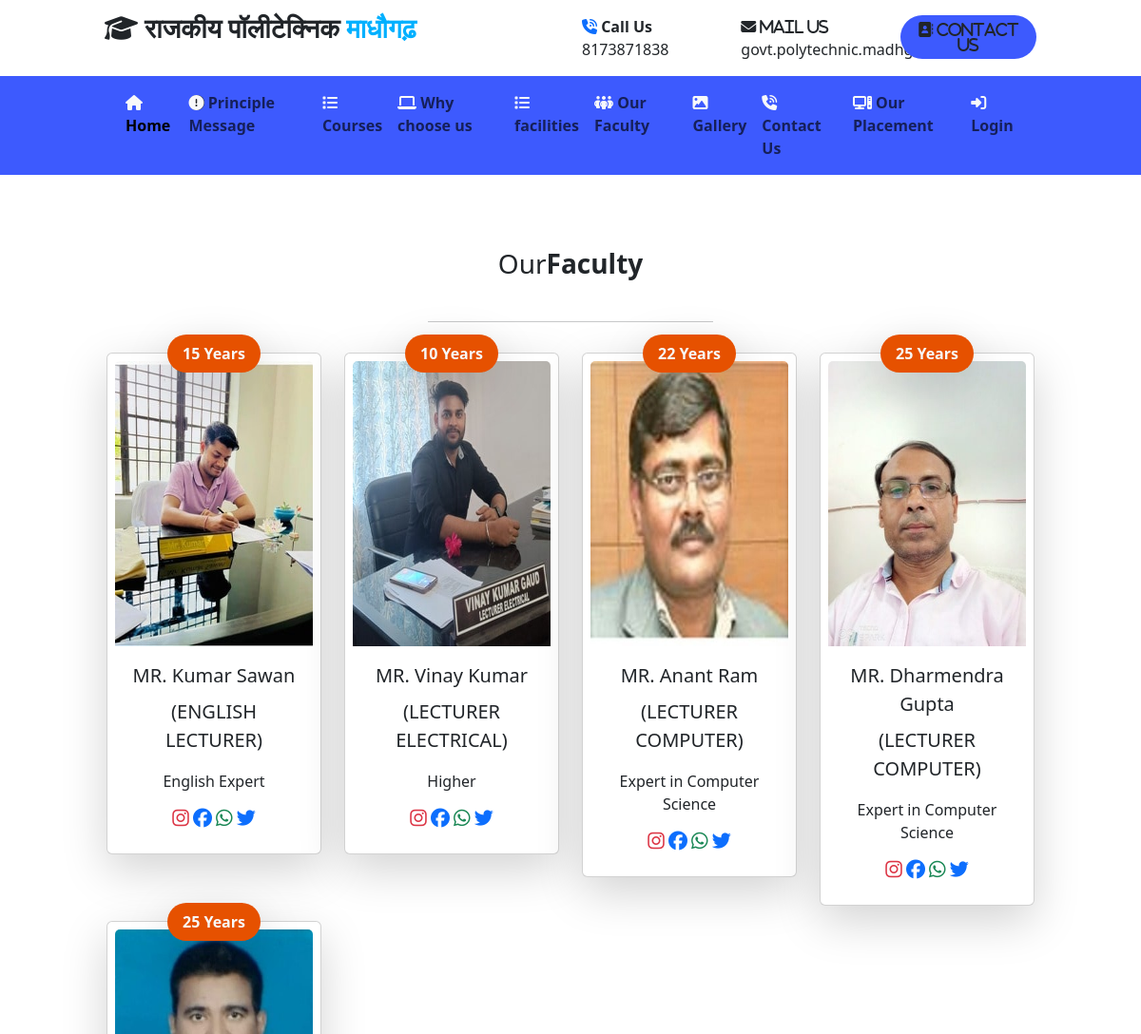
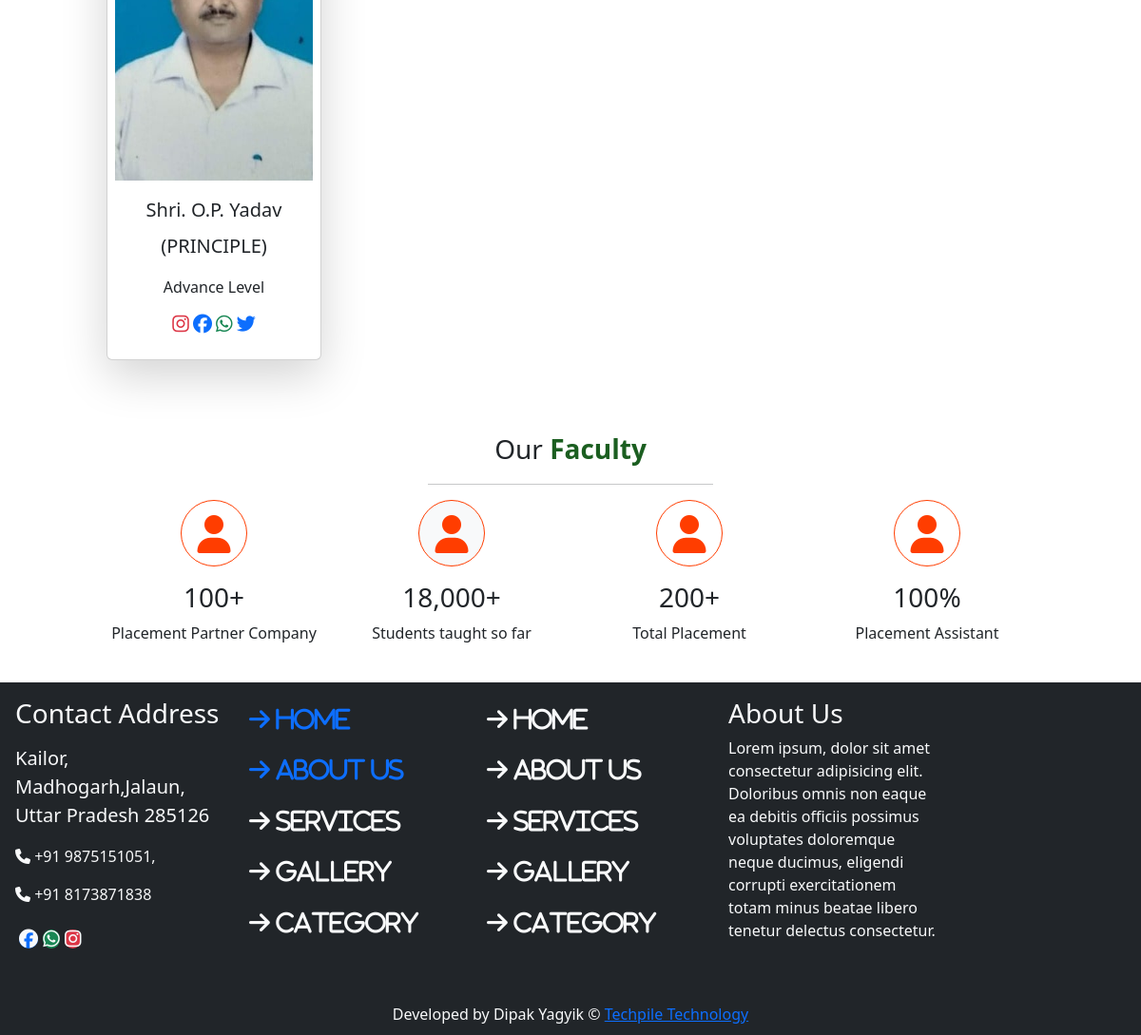
Page /team/ on the committed database (2 pictures, top to bottom).
### user/models.py (models this page shows)
class ourfaculty(models.Model):
    name=models.CharField(max_length=50,null=True)
    picture=models.ImageField(upload_to="static/faculty",null=True)
    qualification=models.CharField(max_length=40,null=True)
    experience=models.CharField(max_length=40,null=True)
    fposts=models.CharField(max_length=80,null=True)

### user/views.py (the view)
# urls.py: path("team/",views.team),
def team(request):
    data=ourfaculty.objects.all()
    d={"fdata":data}
    return render(request,"team.html",d)

### templates/team.html
{% extends 'base.html' %}
{% load static %}
{% block content %}
              <div class="row team py-4 my-4">
                <p class="fs-3 text-center py-4">Our<b class="text-mycolor2">Faculty </b></p>
                  <hr class="w-25 mx-auto">
                  <div class="col-sm-10 mx-auto">
                    <div class="row">
                      {% for x in fdata %}
                        <div class="col-sm-3 pt-3">
                            <div class="card mx-auto shadow-lg p-2 "  >
                              <span class="position-absolute top-0 start-50 translate-middle bg-mycolor2 py-2 px-3 text-light shadow-lg rounded-pill fw-bold">{{x.experience}}</span>
                             <img src="../{{x.picture}}"  class="card-img-top imgteam img-fluid" >
                                <div class="card-body">
                                 <div class="card-title text-center fs-5">{{x.name}}</div>
                                    <p class="card-text text-center fs-5 ">{{x.fposts}}
                                      <div class="text-center">{{x.qualification}}</div>
                                    </p>
                                    <center>
                                    <i class=" text-danger fs-5 rounded-4 fa-brands  fa-brands fa-instagram"></i>
                                    <i class=" text-primary fs-5  rounded-4 fa-brands fa-facebook"></i>
                                    <i class=" text-success fs-5  rounded-4 fa-brands fa-whatsapp"></i>
                                    <i class=" text-primary  fs-5  rounded-4 fa-brands fa-twitter"></i>
                                    </center>
                                     </div>
                                    </div>
                        </div>
                        {% endfor %}
                    </div>
                  </div>
              </div>
{% endblock %}

### templates/base.html (shortened to what this page needs)
{% load static %}
<!doctype html>
<html lang="en">
  <head>
    <link href="https://cdn.jsdelivr.net/npm/bootstrap@5.3.7/dist/css/bootstrap.min.css" rel="stylesheet">
    <link rel="stylesheet" href="https://cdnjs.cloudflare.com/ajax/libs/font-awesome/6.7.2/css/all.min.css">
</head>
  <body>
    <div class="container-fluid">
        <div class="row-top py-3">
            <div class="col-sm-10  mx-auto">
                <div class="row">
                    <div class="col-sm-6">
                        <div class="fs-3 fa-solid fa-graduation-cap"><b> राजकीय पॉलीटेक्निक  </b><b class="text-color1"> माधौगढ़ </b></div>
                    </div>
                    <div class="col-sm-2">
                       <b class="fa-solid fa-phone-volume text-primary "></b><b> Call Us</b><br>
                       8173871838
                    </div>
                    <div class="col-sm-2"><b class="fa-solid fa-envelope"> Mail Us</b><br>
                        govt.polytechnic.madhgarh@gmail.com
                    </div>
                    <div class="col-sm-2 text-end">
                        <a href="#" class="btn bg-mycolor1 rounded-pill fa-solid fa-address-book "> <b>contact us </b></a>
                    </div>
                </div>
            </div>
    </div>
            <div class="row bg-mycolor1" style="min-height: 45px;">
                <div class="col-sm-10 mx-auto  ">
                    <nav class="navbar navbar-expand-lg bg-body-tertiary " id="menu">
  <div class="container-fluid">
    <div class="collapse navbar-collapse mx-auto " id="navbarSupportedContent">
      <ul class="navbar-nav mx-auto  mb-lg-0 ">
        <li class="nav-item">
          <a class="nav-link active " aria-current="page" href="/home/"><b class=" fa-solid fa-house text-light"></b><b> Home</b></a>
        </li>
        <li class="nav-item">
          <a class="nav-link" href="/about/"><b class="fa-solid fa-circle-exclamation text-light rounded-pill bg-dark  "></b> <b>Principle Message</b></a>
        </li>
         <li class="nav-item">
          <a class="nav-link" href="/course/"><b class="fa-solid fa-list text-light"></b> <b> Courses </b></a>
        </li>
         <li class="nav-item">
          <a class="nav-link" href="/wchoose/">
            <i class="fa-solid fa-laptop text-light"></i><b> Why choose us</b> </a>
        </li>
        <li class="nav-item">
          <a class="nav-link" href="/facilities/">
            <i class="fa-solid fa-list text-light"></i><b> facilities</b> </a>
        </li>
         <li class="nav-item">
          <a class="nav-link" href="/team/">
            <i class="fa-solid fa-people-group text-light"></i><b> Our Faculty</b></a>
        </li>
         <li class="nav-item">
          <a class="nav-link" href="/gallery/">
            <i class="fa-solid fa-image text-light"></i><b> Gallery </b></a>
        </li>
         <li class="nav-item" >
          <a class="nav-link" href="/contact/">
            <i class="fa-solid fa-phone-volume text-light"></i><b> Contact Us </b></a>
        </li>
             <li class="nav-item" >
          <a class="nav-link" href="/placement/">
            <i class="fa-solid fa-computer text-light"></i><b> Our Placement </b></a>
        </li>
<li class="nav-item">
  <a class="nav-link" href="#" data-bs-toggle="modal" data-bs-target="#loginModal">
    <i class="fa-solid fa-right-to-bracket text-light"></i> <b>Login</b>
  </a>
</li>
      </ul>
    </div>
  </div>
</nav>
                </div>
            </div>
            {% block content %}
            {% endblock %}
             <div class="row category py-4 ">
                 <p class="fs-3 text-center">Our<b class="text-color2"> Faculty </b></p>
                    <hr class="w-25 mx-auto">
                    <div class="col-sm-10 mx-auto">
                        <div class="row ">
                            <div class="col-sm-3 text-center">
                                <i class="fa-solid fa-user caticon  fs-1 mb-3"></i>
                                <h3>100+</h3>
                                <p>Placement Partner Company
                                </p>
                            </div>
                            <div class="col-sm-3 text-center">
                                <i class="fa-solid fa-user bg-light mb-3 caticon  fs-1 mb-3"></i>
                                <h3>18,000+</h3>
                                <p>Students taught so far
                                </p>
                            </div>
                            <div class="col-sm-3 text-center">
                                <i class="fa-solid fa-user caticon  fs-1 mb-3"></i>
                                <h3>200+</h3>
                                <p>
                                    Total Placement
                                </p>
                            </div>
                            <div class="col-sm-3 text-center">
                                <i class="fa-solid fa-user caticon  fs-1 mb-3"></i>
                                <h3>100%</h3>
                                <p>Placement Assistant
                                </p>
                            </div>
                        </div>
                    </div>
            </div>
            <div class="row  ufooter bg-dark">
                <div class="col-sm-10">
                    <div class="row">
                        <div class="col-sm-3 text-light p-3">
                    <h3>Contact Address</h3>
                    <p class="fs-5 pt-2">Kailor,<br>
                    Madhogarh,Jalaun, <br>
                    Uttar Pradesh 285126</p>
                    <p><i class="fa-solid fa-phone"></i> +91 9875151051,</p>
                    <p><i class="fa-solid fa-phone"></i> +91 8173871838</p>
                    <p class="fs-5 p-1"><i class=" fa-brands fa-facebook bg-primary rounded-5" ></i>
                    <i class="fa-brands fa-whatsapp bg-success rounded-5" ></i>
                    <i class="fa-brands fa-instagram bg-danger rounded-5" ></i>
                    </p>
                </div>
                <div class="col-sm-3 text-light " style="padding-top: 20px;">
                  <a href="/home/">  <p class="menutext"><i class="fa-solid fa-arrow-right"> HOME</i></p> </a>
                   <a href="/Login/"> <p class="menutext"><i class="fa-solid fa-arrow-right"> About Us</i></p> </a>
                    <p class="menutext"><i class="fa-solid fa-arrow-right"> Services</i></p>
                    <p class="menutext"><i class="fa-solid fa-arrow-right"> Gallery</i></p>
                    <p class="menutext"><i class="fa-solid fa-arrow-right"> Category</i></p>
                </div>
                <div class="col-sm-3 text-light menutext" style="padding-top: 20px;">
                    <p><i class="fa-solid fa-arrow-right"> HOME</i></p>
                    <p><i class="fa-solid fa-arrow-right"> About Us</i></p>
                    <p><i class="fa-solid fa-arrow-right"> Services</i></p>
                    <p><i class="fa-solid fa-arrow-right"> Gallery</i></p>
                    <p><i class="fa-solid fa-arrow-right"> Category</i></p>
                </div>
                <div class="col-sm-3 p-3 text-light">
                    <h3>About Us</h3>
                    <p>Lorem ipsum, dolor sit amet consectetur adipisicing
                         elit. Doloribus omnis non eaque
                         ea debitis officiis possimus
                          voluptates doloremque neque ducimus,
                        eligendi corrupti exercitationem totam minus
                        beatae libero tenetur delectus consectetur.</p>
                </div>
                    </div>
                </div>
            </div>
            <div class="row  bfooter bg-dark text-light text-center pt-3">
                <span>Developed by Dipak Yagyik  &copy; <a href="http://www.techpile.in" target="_blank">Techpile Technology </a></span>
            </div>
    </div>
  </body>

### templates/base.html (style rules this page uses)
.bg-mycolor1 { background: #3D5AFE; }
.bg-mycolor2 { background: #E65100; }
.text-color1 { color:#00B0FF; }
.text-color2 { color: #1B5E20; }
.bfooter { min-height: 50px; }
.ufooter { min-height: 300px; }
.team { min-height: 200px; }
.imgteam { height: 300px; }
.menutext { font-size: 25px; }
.category { min-height: 200px; }
.caticon { height: 70px; width: 70px; border: 1px solid #ff3d00; border-radius: 50%; transition: 2s; line-height: 70px; text-align: center; color: #ff3d00; }
#menu { background: transparent !important; }

### rows in the picture
ourfaculty: experience "15 Years", picture (picture), name "MR. Kumar Sawan", fposts "(ENGLISH LECTURER)", qualification "English Expert"
ourfaculty: experience "10 Years", picture (picture), name "MR. Vinay Kumar", fposts "(LECTURER ELECTRICAL)", qualification "Higher"
ourfaculty: experience "22 Years", picture (picture), name "MR. Anant Ram", fposts "(LECTURER COMPUTER)", qualification "Expert in Computer Science"
ourfaculty: experience "25 Years", picture (picture), name "MR. Dharmendra Gupta", fposts "(LECTURER COMPUTER)", qualification "Expert in Computer Science"
ourfaculty: experience "25 Years", picture (picture), name "Shri. O.P. Yadav", fposts "(PRINCIPLE)", qualification "Advance Level"
